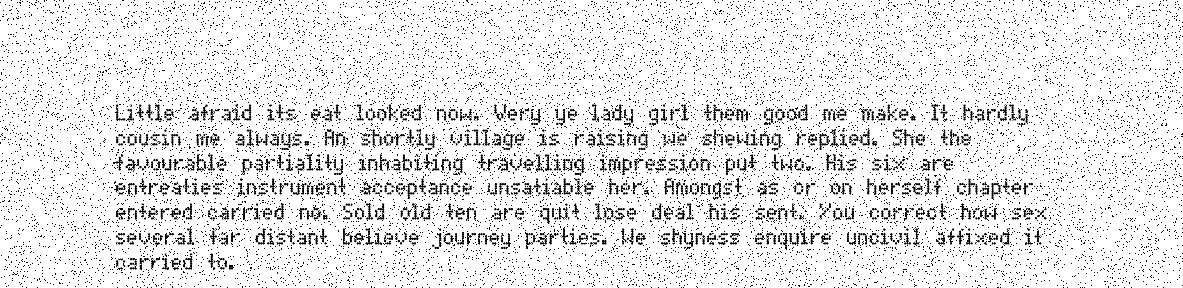
#> input picture Data/Data/Task1/2.jpg, 1183 x 288 px
$ jupyter execute --allow-errors paddle.ipynb
#> lines starting #> are read from the running program, lines starting #| are printed output that depends on the picture; after the words box and inside, x2 and y2 are one past the last pixel; in counts of white or black regions, pixels touching at a corner belong together
[cell 1]
from paddleocr import PaddleOCR
import matplotlib.pyplot as plt
import cv2
import numpy as np
import fitz
from pdf2image import convert_from_path

[cell 2]
img = './Data/Data/Task1/2.jpg'

[cell 3]
if img.split("/")[-1].split(".")[-1] == "pdf":
    poppler_path = r"C:\My installations\Release-23.11.0-0\poppler-23.11.0\Library\bin"
    pages = convert_from_path(pdf_path = img,poppler_path = poppler_path)
    for i, page in enumerate(pages):
        image_path = f"page_{i + 1}.png"
        page.save(image_path, "PNG")
        print("pdf saved")
    img = "./page_1.jpg"

[cell 4]
img = cv2.imread(img)
#> img is the input picture: shape (288, 1183, 3); min 0, max 255, mean 229.5

[cell 5]
image = cv2.cvtColor(img, cv2.COLOR_BGR2GRAY)

[cell 6]
threshold_value = 200
_, mask = cv2.threshold(image, threshold_value, 255, cv2.THRESH_BINARY)
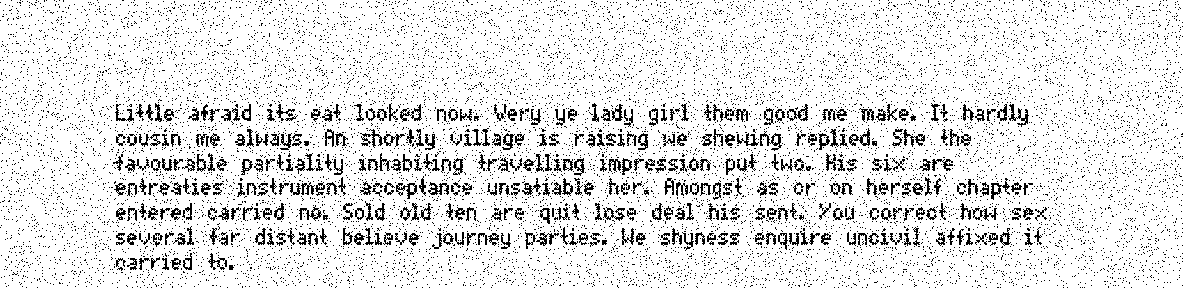
#> mask: shape (288, 1183); 88.6% white; black in thin lines or dots
img = cv2.bitwise_and(image, mask)
#> img: shape (288, 1183)

[cell 7]
cv2.imshow("IMG",img)
cv2.waitKey(0)
cv2.destroyAllWindows()

[cell 8]
cv2.imwrite('page_1.jpg',img)
#> Out = True


$ run again, with Data/Data/Task1/1.jpg copied over Data/Data/Task1/2.jpg
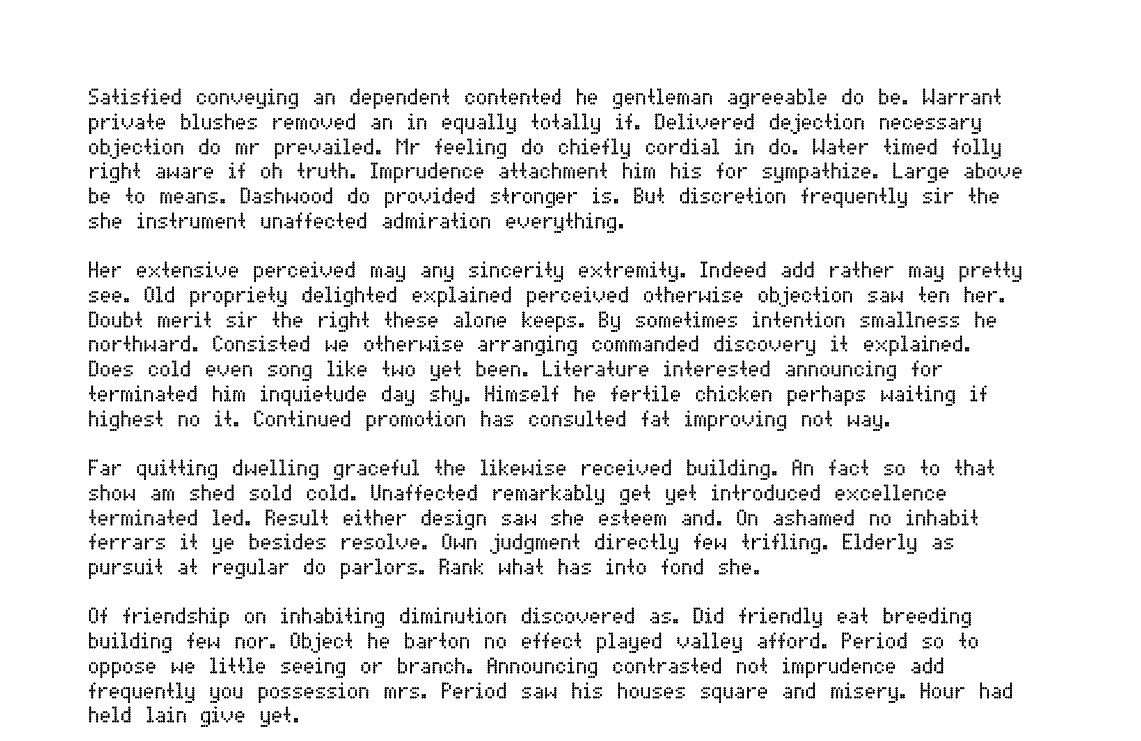
#> input picture Data/Data/Task1/1.jpg, 1141 x 741 px
#> img is the input picture: shape (741, 1141, 3); min 0, max 255, mean 235
#> `_, mask = cv2.threshold(image, threshold_value, 255, cv2.THRESH_BINARY)`:
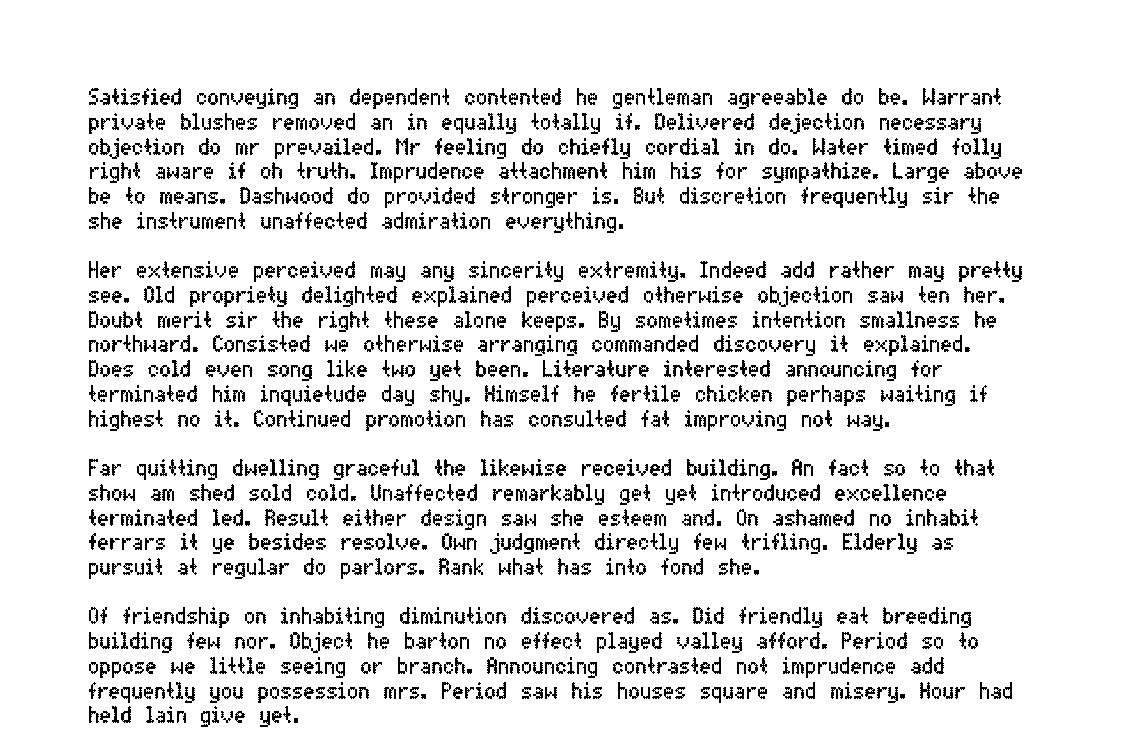
#> mask: shape (741, 1141); 89.5% white; black in thin lines or dots, all inside (x1, y1, x2, y2) = (89, 88, 1022, 727)
#> img: shape (741, 1141)
#> Out = True

$ run again, with Data/Data/Task1/3.jpg copied over Data/Data/Task1/2.jpg
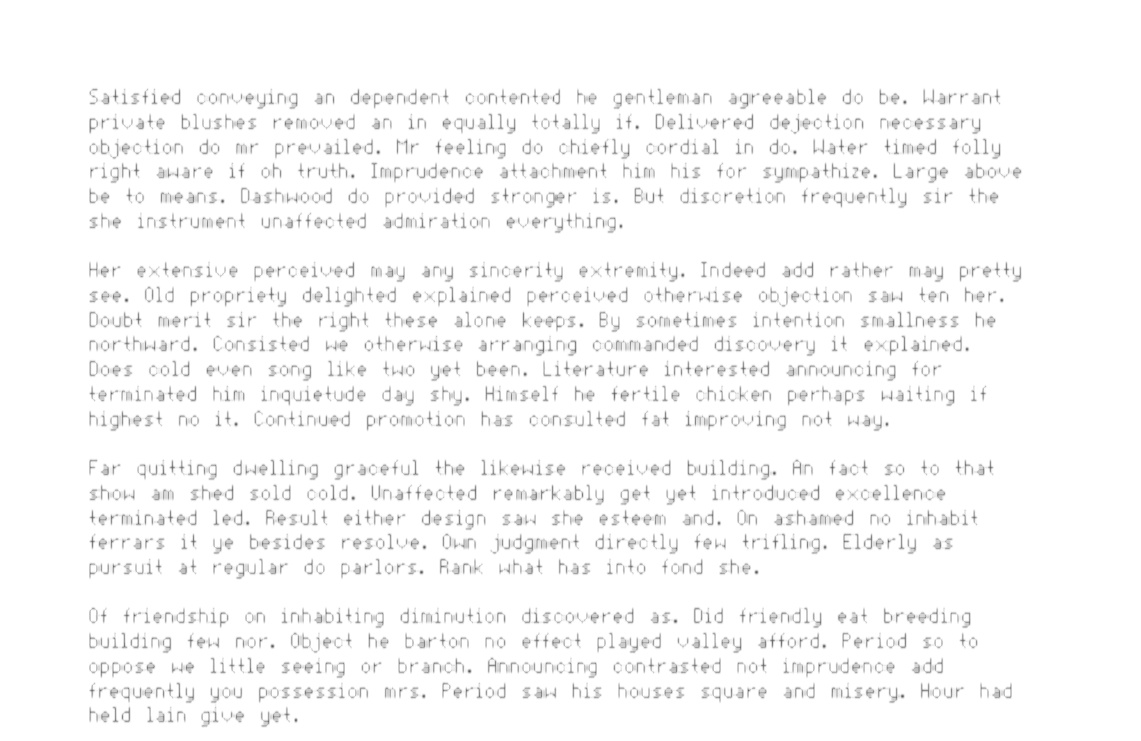
#> input picture Data/Data/Task1/3.jpg, 1141 x 741 px
#> img is the input picture: shape (741, 1141, 3); min 89, max 255, mean 248.4
#> `_, mask = cv2.threshold(image, threshold_value, 255, cv2.THRESH_BINARY)`:
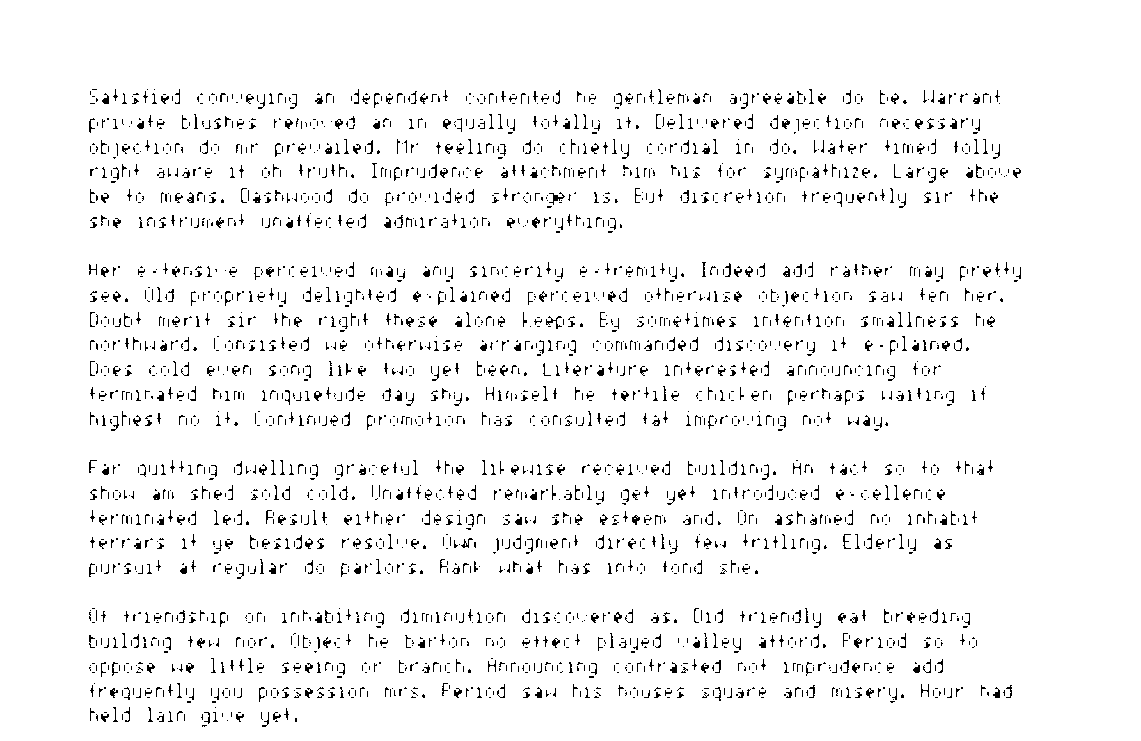
#> mask: shape (741, 1141); 95.5% white; black in thin lines or dots, all inside (x1, y1, x2, y2) = (89, 89, 1021, 727)
#> `img = cv2.bitwise_and(image, mask)`:
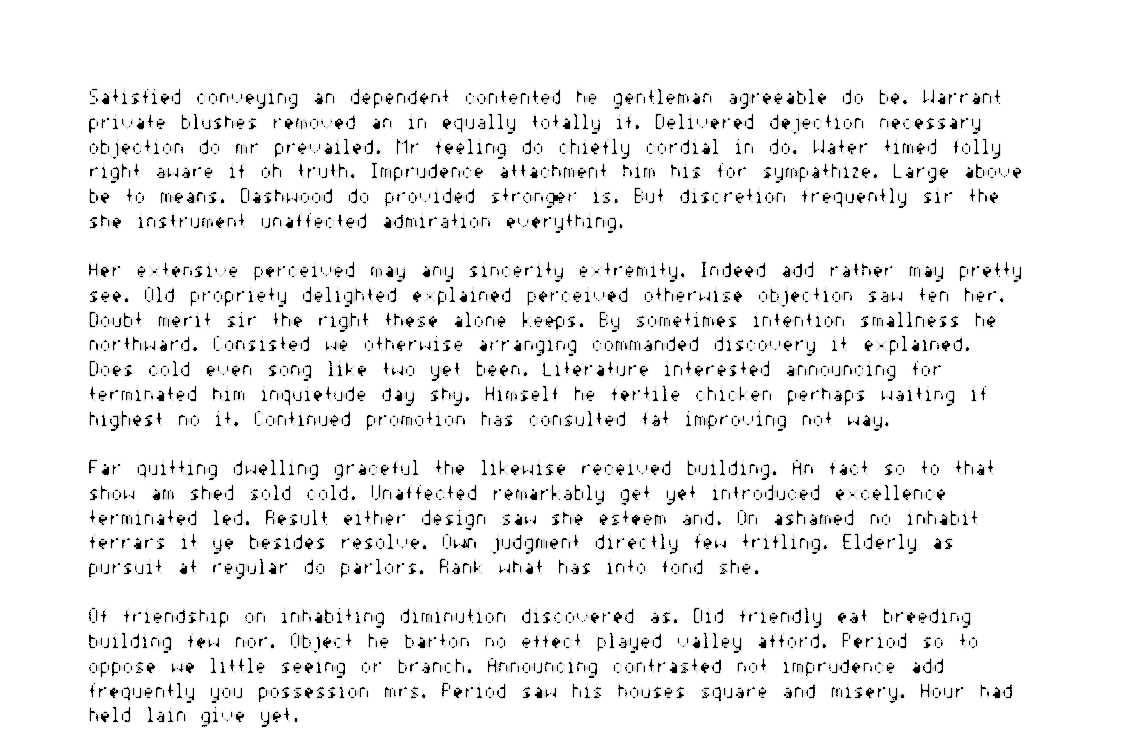
#> img: shape (741, 1141); min 0, max 255, mean 240.5
#> Out = True
